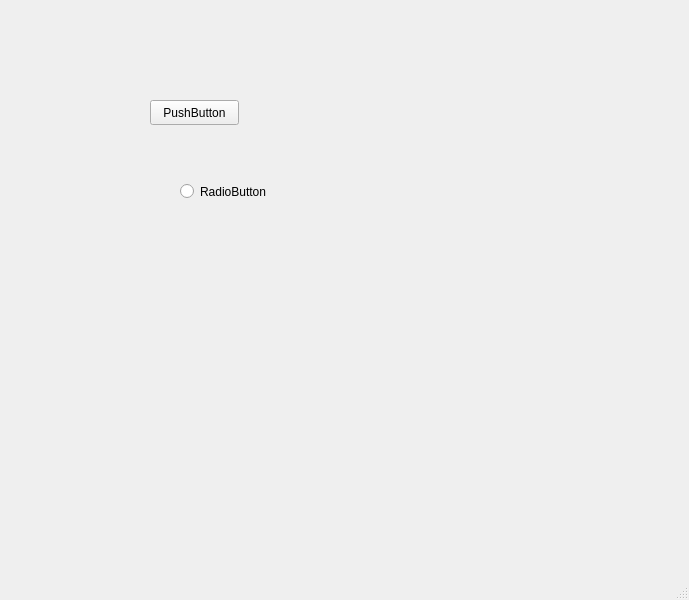
<?xml version="1.0" encoding="UTF-8"?>
<ui version="4.0">
 <class>MainWindow</class>
 <widget class="QMainWindow" name="MainWindow">
  <property name="geometry">
   <rect>
    <x>0</x>
    <y>0</y>
    <width>689</width>
    <height>600</height>
   </rect>
  </property>
  <property name="windowTitle">
   <string>MainWindow</string>
  </property>
  <widget class="QWidget" name="centralwidget">
   <widget class="QPushButton" name="pushButton">
    <property name="geometry">
     <rect>
      <x>150</x>
      <y>100</y>
      <width>89</width>
      <height>25</height>
     </rect>
    </property>
    <property name="text">
     <string>PushButton</string>
    </property>
   </widget>
   <widget class="QRadioButton" name="radioButton">
    <property name="geometry">
     <rect>
      <x>180</x>
      <y>180</y>
      <width>112</width>
      <height>23</height>
     </rect>
    </property>
    <property name="text">
     <string>RadioButton</string>
    </property>
   </widget>
   <widget class="QWidget" name="widget" native="true">
    <property name="geometry">
     <rect>
      <x>349</x>
      <y>180</y>
      <width>211</width>
      <height>231</height>
     </rect>
    </property>
   </widget>
  </widget>
  <widget class="QMenuBar" name="menubar">
   <property name="geometry">
    <rect>
     <x>0</x>
     <y>0</y>
     <width>689</width>
     <height>22</height>
    </rect>
   </property>
  </widget>
  <widget class="QStatusBar" name="statusbar"/>
 </widget>
 <resources/>
 <connections/>
</ui>
